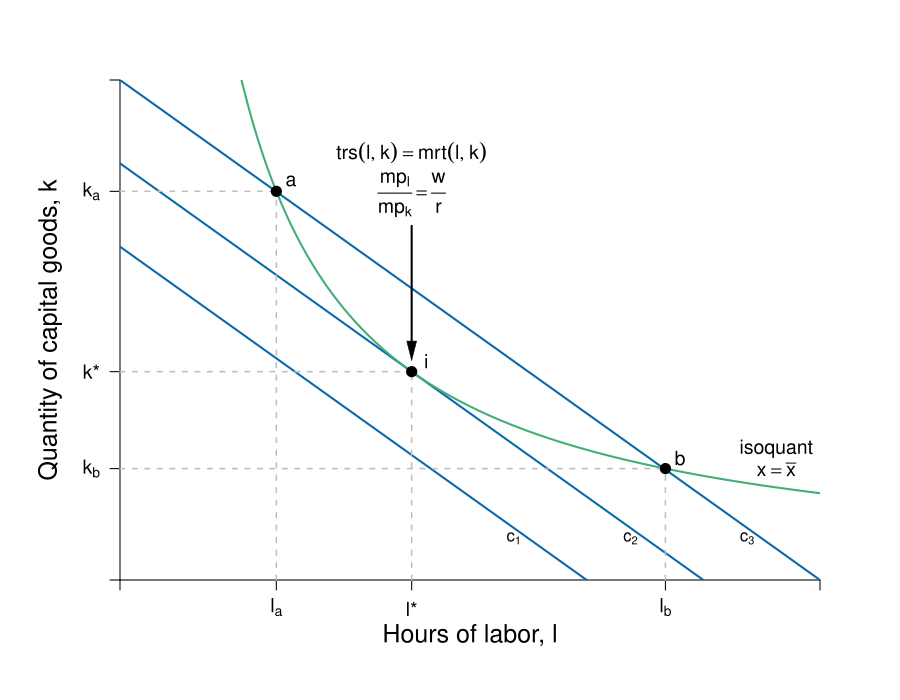

Write R code to recreate this figure.
require(shape)
pdf(file = "specprodexch/isocost_isoquant.pdf", width = 9, height = 7)

#Set parameters for graphics
axislabelsize <- 1.5
labelsize <- 1.2
graphlinewidth <- 2
segmentlinewidth <- 1.5

COL <- c("#7fc97f", "#beaed4", "#fdc086", "#ffff99", "#386cb0", "#f0027f", "#bf5b17", "#666666")
COLA <- c("#99d8c9","#66c2a4","#41ae76", "#238b45", "#005824")
COLB <- c("#4eb3d3", "#2b8cbe", "#0868ac","#084081")

#Edited the margins to cater for the larger LHS labels
par(mar =  c(4, 4, 1, 1))

isocost <- function(l, c = 10, w = 1, r = 1) {
  c - (w/r)*l
}


isoquant <- function(l, alpha = 0.5, x = 5) {
  (x / l^alpha)^(1/(1 - alpha))
}


xlims <- c(0, 12)
ylims <- c(0, 12)

npts <- 501 
x <- seq(xlims[1], xlims[2], length.out = npts)
y <- seq(ylims[1], ylims[2], length.out = npts) 
a <- c(13, 16.75, 19.25)

plot(0, 0, xlim = xlims, ylim = ylims, type = "n",
     xlab = expression(paste("")),
     ylab = expression(paste("")), 
     xaxt = "n", 
     yaxt = "n", 
     cex.lab = axislabelsize, 
     bty = "n",
     xaxs="i", 
     yaxs="i")

# ticksy <- seq(from = ylims[1], to = ylims[2], by = 1)
# ylabels <- seq(from = ylims[1], to = ylims[2], by = 1)
# ticksx <- seq(from = xlims[1], to = xlims[2], by = 1)
# xlabels <- seq(from = xlims[1], to = xlims[2], by = 1)
ticksy <- c(0, isoquant(l = 2.68), isoquant(l = 5), isoquant(l = 9.35) , ylims[2])
ylabels <- c(NA, expression(paste(k[a])), expression(paste(k,"*")), expression(paste(k[b])), NA)
ticksx <- c(0, 2.68, 5, 9.35, xlims[2])
xlabels <- c(NA, expression(paste(l[a])), expression(paste(l,"*")), expression(paste(l[b])), NA)




axis(1, at = ticksx, pos = 0, labels = xlabels, cex.axis = labelsize)
axis(2, at = ticksy, pos = 0, labels = ylabels, las = 1, cex.axis = labelsize)

npts <- 500 
xx1 <- seq(xlims[1], xlims[2], length.out = npts)

#lines(xx1, bcA(xx1, w = 10, p = 1.5), col = COLB[3], lwd = graphlinewidth)
lines(xx1, isocost(xx1, c = 10, w = 1, r = 1), col = COLB[3], lwd = graphlinewidth)
lines(xx1, isocost(xx1, c = 8, w = 1, r = 1), col = COLB[3], lwd = graphlinewidth)
lines(xx1, isocost(xx1, c = 12, w = 1, r = 1), col = COLB[3], lwd = graphlinewidth)
lines(xx1, isoquant(xx1, x = 5, alpha = 0.5), col = COLA[3], lwd = graphlinewidth)


#Label the axes
mtext(expression(paste("Hours of labor, ", l)), side=1, line = 2.5, cex = axislabelsize)
text(-0.9, 0.5*ylims[2], expression(paste("Quantity of capital goods, ", k)), xpd = TRUE, cex = axislabelsize, srt = 90) 

#Label the isoquant curve
text(11.25, 3.15, expression("isoquant"), cex = labelsize)
text(11.25, 2.65, expression(paste(x == underline(x))), cex = labelsize)

#Label the price lines
text(6.75, 1, expression(paste(c[1])))
#text(8, 1.3, expression(paste(p[x] == 1)))
text(8.75, 1, expression(paste(c[2])))
#text(11.3, 3.7, expression(paste(p[x] == 0.5)))
text(10.75, 1, expression(paste(c[3])))
#text(11.3, 6.5, expression(paste(p[x] == 0.25)))

#Add the contour plot for the indifference curves
# contour(x, y, 
#         outer(x, y, uA),
#         drawlabels = FALSE,
#         col = COLA[3],
#         lwd = graphlinewidth,
#         levels = a, 
#         xaxs="i", 
#         yaxs="i", 
#         add = TRUE)

#Add the offer curve (superimposed on the indifference curves tangent to the price lines)
#xx2 <- seq(2, xlims[2], length.out = npts)
#lines(xx2, offerCurve(xx2, w = 10, rmax = 2, xmax = 12), col = COL[3], lwd = graphlinewidth)

#Annotate points on offer curve mrs = p for each of p = 1, 0.5, 0.25
#Where mrs = 2 - (1/6)*x

#Label a
segments(2.68, 0, 2.68, isoquant(l = 2.68), lty = 2, col = "gray" , lwd = segmentlinewidth)
segments(0, isoquant(l = 2.68) , 2.68, isoquant(l = 2.68), lty = 2, col = "gray" , lwd = segmentlinewidth)
points(2.68, isoquant(l = 2.68), pch = 16, col = "black", cex = 1.5)
text(2.68 + 0.25, isoquant(l = 2.68) + 0.25, expression(paste(a)), cex = labelsize)

#Label b
segments(9.35, 0, 9.35, isoquant(9.35), lty = 2, col = "gray" , lwd = segmentlinewidth)
segments(0, isoquant(l = 9.35) , 9.35, isoquant(l = 9.35), lty = 2, col = "gray" , lwd = segmentlinewidth)
points(9.35, isoquant(l = 9.35), pch = 16, col = "black", cex = 1.5)
text(9.35 + 0.25, isoquant(l = 9.35) + 0.25, expression(paste(b)), cex = labelsize)


#Label i
segments(0, 5, 5, 5, lty = 2, col = "gray" , lwd = segmentlinewidth)
segments(5, 0, 5, 5, lty = 2, col = "gray" , lwd = segmentlinewidth)
points(5, 5, pch = 16, col = "black", cex = 1.5)
text(5.25, 5.25, expression(paste(i)), cex = labelsize)

#Add mrs = mrt at i
text(5, 10.25, expression(paste(mrts(l,k) == mrt(l,k))), cex = labelsize)
text(5, 9.25, expression(paste(frac(mp[l], mp[k]) == frac(w,p[k]))), cex = labelsize)
Arrows(5, 8.5, 5, 5.5, col = "black", lty = 1, lwd = 2, arr.type = "triangle", arr.lwd = 0.5)


#text(9, 5.9, expression(paste(b)), cex = labelsize)
#text(10.5, 7.775, expression(paste(c)), cex = labelsize)

dev.off()
